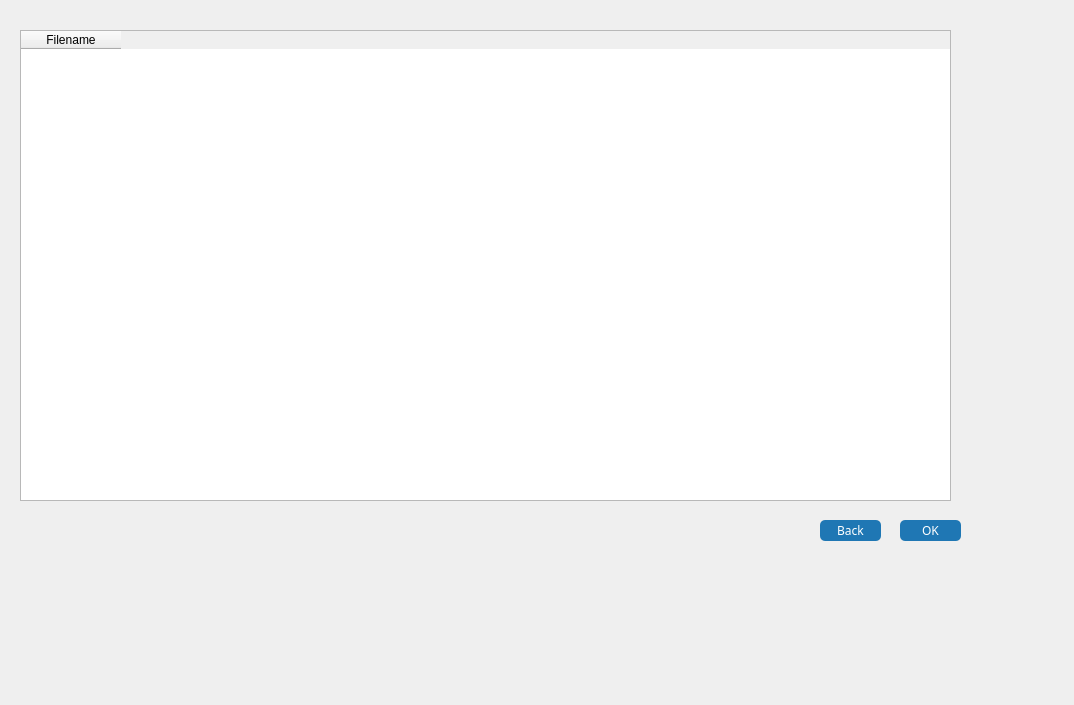
<?xml version="1.0" encoding="UTF-8"?>
<ui version="4.0">
 <class>Form</class>
 <widget class="QWidget" name="Form">
  <property name="geometry">
   <rect>
    <x>0</x>
    <y>0</y>
    <width>1074</width>
    <height>705</height>
   </rect>
  </property>
  <property name="windowTitle">
   <string>Form</string>
  </property>
  <widget class="QPushButton" name="okButton">
   <property name="geometry">
    <rect>
     <x>900</x>
     <y>520</y>
     <width>61</width>
     <height>21</height>
    </rect>
   </property>
   <property name="font">
    <font>
     <family>Fira Code</family>
    </font>
   </property>
   <property name="styleSheet">
    <string notr="true">    QPushButton {
        background-color: #1f77b4;
        color: white;
	border-radius: 5px;
    }


    QPushButton:disabled {
	background-color: #9e9e9e;
	color: #f0f0f0;
    }</string>
   </property>
   <property name="text">
    <string>OK</string>
   </property>
  </widget>
  <widget class="QPushButton" name="closeButton">
   <property name="geometry">
    <rect>
     <x>820</x>
     <y>520</y>
     <width>61</width>
     <height>21</height>
    </rect>
   </property>
   <property name="font">
    <font>
     <family>Fira Code</family>
    </font>
   </property>
   <property name="styleSheet">
    <string notr="true">    QPushButton {
        background-color: #1f77b4;
        color: white;
	border-radius: 5px;
    }</string>
   </property>
   <property name="text">
    <string>Back</string>
   </property>
  </widget>
  <widget class="QTableWidget" name="fileConfigTable">
   <property name="geometry">
    <rect>
     <x>20</x>
     <y>30</y>
     <width>931</width>
     <height>471</height>
    </rect>
   </property>
   <column>
    <property name="text">
     <string>Filename</string>
    </property>
   </column>
  </widget>
 </widget>
 <resources/>
 <connections/>
</ui>
